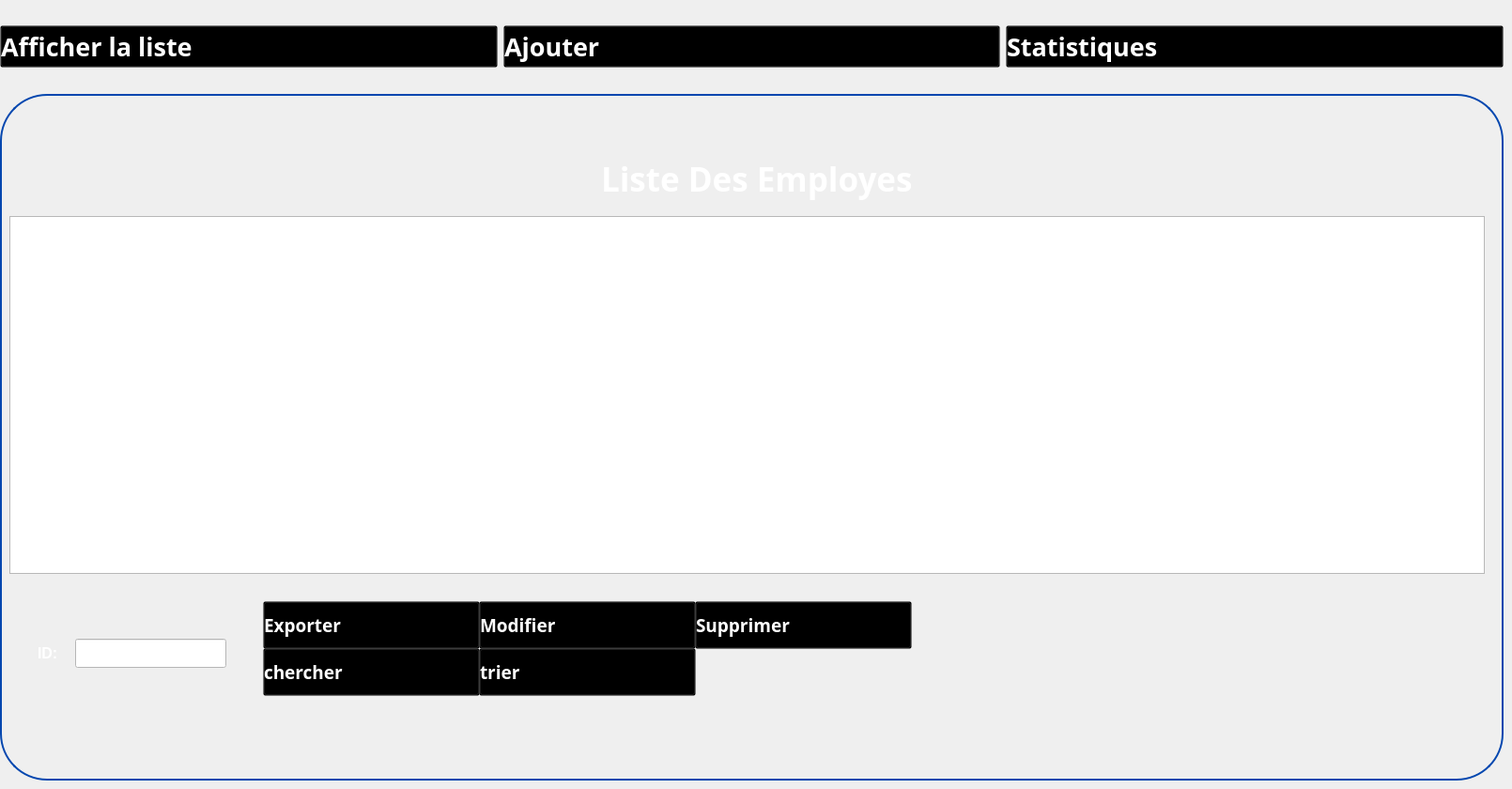
   <widget class="QWidget" name="listeemploye">
    <widget class="QGroupBox" name="groupBox_32">
     <property name="geometry">
      <rect>
       <x>0</x>
       <y>100</y>
       <width>1601</width>
       <height>731</height>
      </rect>
     </property>
     <property name="styleSheet">
      <string notr="true">
QGroupBox {
	border-radius:50px;
    border: 2px solid #0447AF; /* Red border */
}
</string>
     </property>
     <property name="title">
      <string/>
     </property>
     <widget class="QLabel" name="label_96">
      <property name="geometry">
       <rect>
        <x>120</x>
        <y>50</y>
        <width>81</width>
        <height>81</height>
       </rect>
      </property>
      <property name="text">
       <string/>
      </property>
      <property name="pixmap">
       <pixmap>:/Desktop/imageprojetcpp/gestion-de-projet.png</pixmap>
      </property>
      <property name="scaledContents">
       <bool>true</bool>
      </property>
     </widget>
     <widget class="QLabel" name="label_101">
      <property name="geometry">
       <rect>
        <x>640</x>
        <y>60</y>
        <width>441</width>
        <height>61</height>
       </rect>
      </property>
      <property name="font">
       <font>
        <family>Plus Jakarta Sans</family>
        <pointsize>26</pointsize>
        <weight>75</weight>
        <bold>true</bold>
       </font>
      </property>
      <property name="styleSheet">
       <string notr="true">color:white;
    background: transparent;
</string>
      </property>
      <property name="text">
       <string>Liste Des Employes</string>
      </property>
     </widget>
     <widget class="QPushButton" name="pushButton_35">
      <property name="geometry">
       <rect>
        <x>280</x>
        <y>540</y>
        <width>231</width>
        <height>51</height>
       </rect>
      </property>
      <property name="font">
       <font>
        <family>Gill Sans MT</family>
        <pointsize>14</pointsize>
        <weight>75</weight>
        <bold>true</bold>
       </font>
      </property>
      <property name="styleSheet">
       <string notr="true">QPushButton:hover {
    color: red;
    background: transparent;
}

QPushButton {
    text-align: left;
    background: transparent;
    color: rgb(255,255,255);
}

</string>
      </property>
      <property name="text">
       <string>Exporter</string>
      </property>
      <property name="icon">
       <iconset resource="ressource.qrc">
        <normaloff>:/image/pdf.png</normaloff>:/image/pdf.png</iconset>
      </property>
      <property name="iconSize">
       <size>
        <width>25</width>
        <height>25</height>
       </size>
      </property>
     </widget>
     <widget class="QPushButton" name="pushButton_modifieremploye">
      <property name="geometry">
       <rect>
        <x>510</x>
        <y>540</y>
        <width>231</width>
        <height>51</height>
       </rect>
      </property>
      <property name="font">
       <font>
        <family>Gill Sans MT</family>
        <pointsize>14</pointsize>
        <weight>75</weight>
        <bold>true</bold>
       </font>
      </property>
      <property name="styleSheet">
       <string notr="true">QPushButton:hover {
    color: red;
    background: transparent;
}

QPushButton {
    text-align: left;
    background: transparent;
    color: rgb(255,255,255);
}

</string>
      </property>
      <property name="text">
       <string>Modifier</string>
      </property>
      <property name="icon">
       <iconset resource="ressource.qrc">
        <normaloff>:/image/crayon.png</normaloff>:/image/crayon.png</iconset>
      </property>
      <property name="iconSize">
       <size>
        <width>25</width>
        <height>25</height>
       </size>
      </property>
     </widget>
     <widget class="QPushButton" name="pushButton_supprimeremploye">
      <property name="geometry">
       <rect>
        <x>740</x>
        <y>540</y>
        <width>231</width>
        <height>51</height>
       </rect>
      </property>
      <property name="font">
       <font>
        <family>Gill Sans MT</family>
        <pointsize>14</pointsize>
        <weight>75</weight>
        <bold>true</bold>
       </font>
      </property>
      <property name="styleSheet">
       <string notr="true">QPushButton:hover {
    color: red;
    background: transparent;
}

QPushButton {
    text-align: left;
    background: transparent;
    color: rgb(255,255,255);
}

</string>
      </property>
      <property name="text">
       <string>Supprimer</string>
      </property>
      <property name="icon">
       <iconset resource="ressource.qrc">
        <normaloff>:/image/trash.png</normaloff>:/image/trash.png</iconset>
      </property>
      <property name="iconSize">
       <size>
        <width>25</width>
        <height>25</height>
       </size>
      </property>
     </widget>
     <widget class="QLineEdit" name="lineEdit_8">
      <property name="geometry">
       <rect>
        <x>80</x>
        <y>580</y>
        <width>161</width>
        <height>31</height>
       </rect>
      </property>
      <property name="styleSheet">
       <string notr="true">background:white;</string>
      </property>
     </widget>
     <widget class="QTableView" name="tableView_3">
      <property name="geometry">
       <rect>
        <x>10</x>
        <y>130</y>
        <width>1571</width>
        <height>381</height>
       </rect>
      </property>
      <property name="styleSheet">
       <string notr="true">color: rgb(255, 255, 255);</string>
      </property>
     </widget>
     <widget class="QLabel" name="label_102">
      <property name="geometry">
       <rect>
        <x>40</x>
        <y>580</y>
        <width>51</width>
        <height>31</height>
       </rect>
      </property>
      <property name="font">
       <font>
        <family>MS Shell Dlg 2</family>
        <pointsize>12</pointsize>
        <weight>75</weight>
        <bold>true</bold>
       </font>
      </property>
      <property name="styleSheet">
       <string notr="true">color:white;
    background: transparent;
</string>
      </property>
      <property name="text">
       <string>ID:</string>
      </property>
     </widget>
     <widget class="QPushButton" name="pushButton_trier">
      <property name="geometry">
       <rect>
        <x>510</x>
        <y>590</y>
        <width>231</width>
        <height>51</height>
       </rect>
      </property>
      <property name="font">
       <font>
        <family>Gill Sans MT</family>
        <pointsize>14</pointsize>
        <weight>75</weight>
        <bold>true</bold>
       </font>
      </property>
      <property name="styleSheet">
       <string notr="true">QPushButton:hover {
    color: red;
    background: transparent;
}

QPushButton {
    text-align: left;
    background: transparent;
    color: rgb(255,255,255);
}

</string>
      </property>
      <property name="text">
       <string>trier</string>
      </property>
      <property name="icon">
       <iconset resource="ressource.qrc">
        <normaloff>:/image/pdf.png</normaloff>:/image/pdf.png</iconset>
      </property>
      <property name="iconSize">
       <size>
        <width>25</width>
        <height>25</height>
       </size>
      </property>
     </widget>
     <widget class="QPushButton" name="pushButton_chercheremploye">
      <property name="geometry">
       <rect>
        <x>280</x>
        <y>590</y>
        <width>231</width>
        <height>51</height>
       </rect>
      </property>
      <property name="font">
       <font>
        <family>Gill Sans MT</family>
        <pointsize>14</pointsize>
        <weight>75</weight>
        <bold>true</bold>
       </font>
      </property>
      <property name="styleSheet">
       <string notr="true">QPushButton:hover {
    color: red;
    background: transparent;
}

QPushButton {
    text-align: left;
    background: transparent;
    color: rgb(255,255,255);
}

</string>
      </property>
      <property name="text">
       <string>chercher</string>
      </property>
      <property name="icon">
       <iconset resource="ressource.qrc">
        <normaloff>:/image/pdf.png</normaloff>:/image/pdf.png</iconset>
      </property>
      <property name="iconSize">
       <size>
        <width>25</width>
        <height>25</height>
       </size>
      </property>
     </widget>
    </widget>
    <widget class="QWidget" name="horizontalLayoutWidget_15">
     <property name="geometry">
      <rect>
       <x>0</x>
       <y>10</y>
       <width>1601</width>
       <height>80</height>
      </rect>
     </property>
     <layout class="QHBoxLayout" name="horizontalLayout_18">
      <item>
       <widget class="QPushButton" name="pushButton_123">
        <property name="font">
         <font>
          <family>Gill Sans MT</family>
          <pointsize>20</pointsize>
          <weight>75</weight>
          <bold>true</bold>
         </font>
        </property>
        <property name="styleSheet">
         <string notr="true">QPushButton:hover {
    color: blue;
    background: transparent;
}

QPushButton {
    text-align: left;
    background: transparent;
    color: rgb(255,255,255);
}
</string>
        </property>
        <property name="text">
         <string>Afficher la liste</string>
        </property>
        <property name="icon">
         <iconset resource="ressource.qrc">
          <normaloff>:/image/liste-de-souhaits.png</normaloff>:/image/liste-de-souhaits.png</iconset>
        </property>
        <property name="iconSize">
         <size>
          <width>50</width>
          <height>46</height>
         </size>
        </property>
       </widget>
      </item>
      <item>
       <widget class="QPushButton" name="pushButton_124">
        <property name="font">
         <font>
          <family>Gill Sans MT</family>
          <pointsize>20</pointsize>
          <weight>75</weight>
          <bold>true</bold>
         </font>
        </property>
        <property name="styleSheet">
         <string notr="true">QPushButton:hover {
    color: blue;
    background: transparent;
}

QPushButton {
    text-align: left;
    background: transparent;
    color: rgb(255,255,255);
}
</string>
        </property>
        <property name="text">
         <string>Ajouter </string>
        </property>
        <property name="icon">
         <iconset resource="ressource.qrc">
          <normaloff>:/image/image (3).png</normaloff>:/image/image (3).png</iconset>
        </property>
        <property name="iconSize">
         <size>
          <width>50</width>
          <height>46</height>
         </size>
        </property>
       </widget>
      </item>
      <item>
       <widget class="QPushButton" name="pushButton_125">
        <property name="font">
         <font>
          <family>Gill Sans MT</family>
          <pointsize>20</pointsize>
          <weight>75</weight>
          <bold>true</bold>
         </font>
        </property>
        <property name="styleSheet">
         <string notr="true">QPushButton:hover {
    color: blue;
    background: transparent;
}

QPushButton {
    text-align: left;
    background: transparent;
    color: rgb(255,255,255);
}

</string>
        </property>
        <property name="text">
         <string>Statistiques</string>
        </property>
        <property name="icon">
         <iconset resource="ressource.qrc">
          <normaloff>:/image/image (2).png</normaloff>:/image/image (2).png</iconset>
        </property>
        <property name="iconSize">
         <size>
          <width>50</width>
          <height>46</height>
         </size>
        </property>
       </widget>
      </item>
     </layout>
    </widget>
   </widget>
